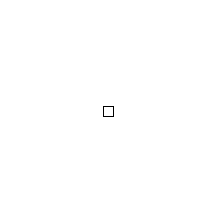
Frame 1 (no input)
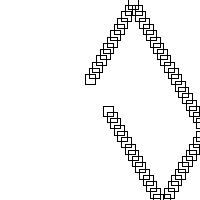
Frame 60 (the mouse pressed at the canvas centre just before this capture)
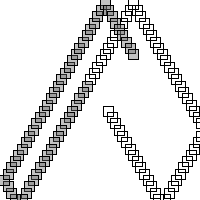
Frame 120 (the mouse held since frame 60 and released just before this capture)

The Processing sketch that drew these frames (run headless with seeded random() and noise(); from frame 60 on, the mouse is pressed at the canvas centre):

// Processing sketch: processing_50196
// ── processing_50196.pde

// Asignment 3
//Max Perim, Andrew ID: mperim copyright 2012

float x=100;
float y=100;
float posX=random(1,5);
float posY= random(5,10);


void setup() {
  size(200, 200);
  background (255);
}
void draw() {
  x=x+posX;
  y=y+posY;

  if ((x > width)) {
    posX = posX * -1;
  }
  if (((x < 0))){
    posX=posX*-1;
  }
  if ((y > height)) {
    posY = posY * -1;
  }
if((y < 0)){
  posY=posY*-1;
}
fill (mouseX, mouseY, mouseX,mouseY); 
rect(x,y,10,10);
}
